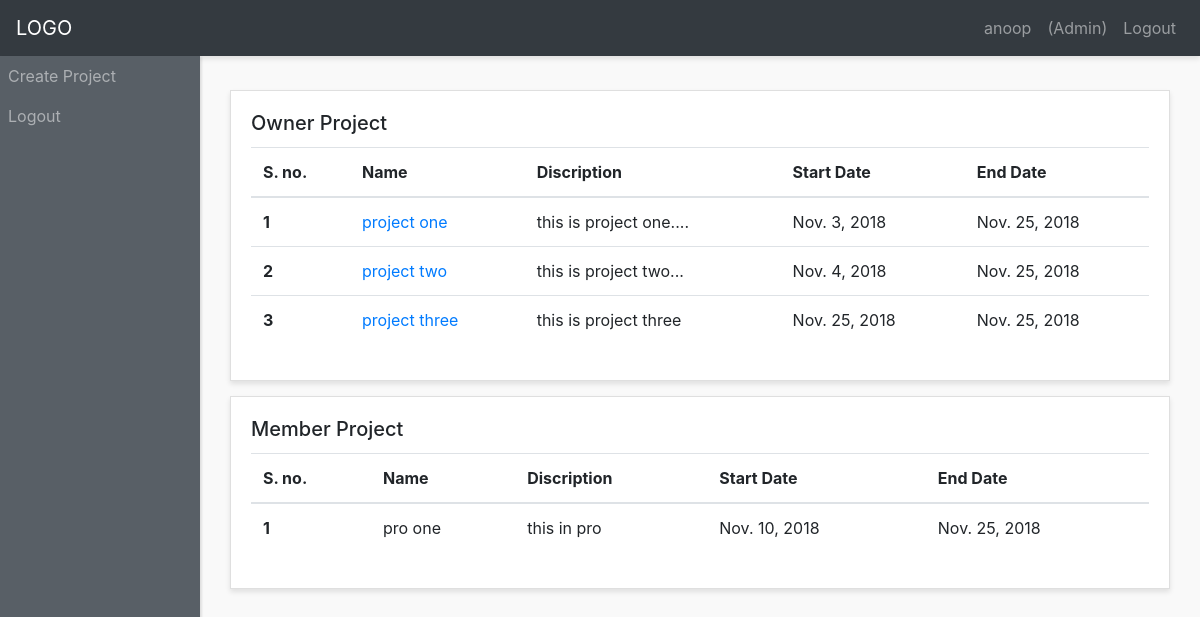
Page /list-project (signed in) on the committed database.
### projects/models.py (models this page shows)
class Projects(models.Model):
    name = models.CharField(max_length=200)
    discription =  models.TextField(blank=True, null=True)
    user = models.ForeignKey(User, on_delete=models.CASCADE)
    start_date = models.DateField()
    end_date = models.DateField()
    def get_absolute_url(self):
        return "/project/%i/" % self.id
    def __str__(self):
        return self.name

### projects/views.py (the view)
# urls.py: path('list-project',ListProject.as_view(),name = "list_project"),
class ListProject(LoginRequiredMixin,ListView):
    model = Projects
    template_name = 'projects.html'
    def get_context_data(self, *args, **kwargs):
        context = super(ListProject, self).get_context_data(*args, **kwargs)
        context['owner_project'] = Projects.objects.filter(user = self.request.user)
        task_list = Tasks.objects.filter(assigned_user =  self.request.user).values_list('project').distinct()
        member_project_list =  [Projects.objects.filter(pk = int(task[0])) for task in task_list]
        print(member_project_list)
        context['member_project'] = member_project_list
        return context

### templates/projects.html (shortened to what this page needs)
{% extends "layout.html" %}
{% block content %}
<div class="container-fluid">
        {% if request.user.is_staff %}
        <div class="row">
            <div class="col">
                <div class="card">
                    <div class="card-body">
                        <h5 class="card-title">Owner Project</h5>
                        <table class="table">
                            <thead>
                                <tr>
                                    <th scope="col">S. no.</th>
                                    <th scope="col">Name</th>
                                    <th scope="col">Discription</th>
                                    <th scope="col">Start Date</th>
                                    <th scope="col">End Date</th>
                                </tr>
                            </thead>
                            <tbody>
                                {% for project in owner_project %}
                                <tr>
                                    <th>{{forloop.counter}}</th>
                                    <td scope="row"><a href="{{ project.get_absolute_url }}">{{project.name}}</a></td>
                                    <td>{{project.discription}}</td>
                                    <td>{{project.start_date}}</td>
                                    <td>{{project.end_date}}</td>
                                </tr>
                                {% endfor %}
                            </tbody>
                        </table>
                    </div>
                </div>
            </div>
        </div>
        {% endif %}
        <div class="row">
                <div class="col">
                    <div class="card">
                        <div class="card-body">
                            <h5 class="card-title">Member Project</h5>
                            <table class="table">
                                    <thead>
                                        <tr>
                                            <th scope="col">S. no.</th>
                                            <th scope="col">Name</th>
                                            <th scope="col">Discription</th>
                                            <th scope="col">Start Date</th>
                                            <th scope="col">End Date</th>
                                        </tr>
                                    </thead>
                                    <tbody>
                                        {% for project in member_project %}
                                        <tr>
                                            <th>{{forloop.counter}}</th>
                                            {% for proj in project %}
                                            <td scope="row">{{proj.name}}</td>
                                            <td>{{proj.discription}}</td>
                                            <td>{{proj.start_date}}</td>
                                            <td>{{proj.end_date}}</td>
                                            {% endfor %}
                                        </tr>
                                        {% endfor %}
                                    </tbody>
                                </table>
                        </div>
                    </div>
                </div>
            </div>
    </div>
{% endblock content %}

### templates/layout.html (shortened to what this page needs)
{% load static from staticfiles %}
<!DOCTYPE html>
<html lang="en">
    <head>
        <link href="https://maxcdn.bootstrapcdn.com/bootstrap/4.0.0/css/bootstrap.min.css" rel="stylesheet" id="bootstrap-css">
    </head>
    <body>
        <div id="wrapper">
            <nav class="navbar header-top fixed-top navbar-expand-lg  navbar-dark bg-dark">
                <a class="navbar-brand" href="{% url 'dashboard' %}">LOGO</a>
                <div class="collapse navbar-collapse" id="navbarText">
                    <ul class="navbar-nav side-nav">
                      <li class="nav-item">
                        {% if request.user.is_staff %}
                        <a class="nav-link" href="{% url 'create_project' %}">
                                Create Project
                        </a>
                        {% endif %}
                      </li>
                      <li class="nav-item">
                        <a class="nav-link" href="{% url 'logout' %}">Logout</a>
                      </li>
                    </ul>
                    <ul class="navbar-nav ml-md-auto d-md-flex">
                      <li class="nav-item">
                        <a class="nav-link" href="#">
                                {{ request.user }}
                        </a>
                      </li>
                      <li class="nav-item">
                        <a class="nav-link" href="#">
                                {% if request.user.is_staff %}
                                    (Admin)
                                {% else %}
                                    (User)
                                {% endif %}
                        </a>
                      </li>
                      <li class="nav-item">
                        <a class="nav-link" href="{% url 'logout' %}">Logout</a>
                      </li>
                    </ul>
                </div>
            </nav>
            {% block content %}{% endblock content %}
        </div>
    </body>
</html>

### templates/layout.html (style rules this page uses)
body { background:#f9f9f9; }
#wrapper { padding:90px 15px; }
.navbar-expand-lg .navbar-nav.side-nav { flex-direction: column; }
.card { margin-bottom: 15px; border-radius:0; box-shadow: 0 3px 5px rgba(0,0,0,.1); }
.header-top { box-shadow: 0 3px 5px rgba(0,0,0,.1) }
@media (min-width:992px) { #wrapper { margin-left: 200px;padding: 90px 15px 15px; } }
@media (min-width:992px) { .navbar-nav.side-nav { background: #585f66;box-shadow: 2px 1px 2px rgba(0,0,0,.1);position:fixed;top:56px;flex-direction: column!important;left:0;width:200px;overflow-y:auto;bottom:0;overflow-x:hidden;padding-bottom:40px } }

### rows in the picture
Projects: name "project one", discription "this is project one....", start_date "Nov. 3, 2018", end_date "Nov. 25, 2018"
Projects: name "project two", discription "this is project two...", start_date "Nov. 4, 2018", end_date "Nov. 25, 2018"
Projects: name "project three", discription "this is project three", start_date "Nov. 25, 2018", end_date "Nov. 25, 2018"
Projects: name "pro one", discription "this in pro", start_date "Nov. 10, 2018", end_date "Nov. 25, 2018"

### other values in the picture
{{ request.user }} "anoop"
